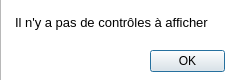
<?xml version="1.0" encoding="UTF-8"?>
<ui version="4.0">
 <class>Dialog</class>
 <widget class="QDialog" name="Dialog">
  <property name="geometry">
   <rect>
    <x>0</x>
    <y>0</y>
    <width>233</width>
    <height>80</height>
   </rect>
  </property>
  <property name="windowTitle">
   <string>Info</string>
  </property>
  <widget class="QDialogButtonBox" name="buttonBox">
   <property name="geometry">
    <rect>
     <x>150</x>
     <y>50</y>
     <width>75</width>
     <height>23</height>
    </rect>
   </property>
   <property name="orientation">
    <enum>Qt::Horizontal</enum>
   </property>
   <property name="standardButtons">
    <set>QDialogButtonBox::Ok</set>
   </property>
  </widget>
  <widget class="QTextBrowser" name="textBrowser">
   <property name="geometry">
    <rect>
     <x>11</x>
     <y>11</y>
     <width>211</width>
     <height>31</height>
    </rect>
   </property>
   <property name="frameShape">
    <enum>QFrame::NoFrame</enum>
   </property>
   <property name="frameShadow">
    <enum>QFrame::Raised</enum>
   </property>
   <property name="html">
    <string>&lt;!DOCTYPE HTML PUBLIC &quot;-//W3C//DTD HTML 4.0//EN&quot; &quot;http://www.w3.org/TR/REC-html40/strict.dtd&quot;&gt;
&lt;html&gt;&lt;head&gt;&lt;meta name=&quot;qrichtext&quot; content=&quot;1&quot; /&gt;&lt;style type=&quot;text/css&quot;&gt;
p, li { white-space: pre-wrap; }
&lt;/style&gt;&lt;/head&gt;&lt;body style=&quot; font-family:'MS Shell Dlg 2'; font-size:7.8pt; font-weight:400; font-style:normal;&quot;&gt;
&lt;p style=&quot; margin-top:0px; margin-bottom:0px; margin-left:0px; margin-right:0px; -qt-block-indent:0; text-indent:0px;&quot;&gt;&lt;span style=&quot; font-size:10pt;&quot;&gt;Il n'y a pas de contrôles à afficher&lt;/span&gt;&lt;/p&gt;&lt;/body&gt;&lt;/html&gt;</string>
   </property>
  </widget>
  <widget class="QTextBrowser" name="textBrowser_2">
   <property name="geometry">
    <rect>
     <x>0</x>
     <y>-10</y>
     <width>256</width>
     <height>251</height>
    </rect>
   </property>
  </widget>
  <zorder>textBrowser_2</zorder>
  <zorder>buttonBox</zorder>
  <zorder>textBrowser</zorder>
 </widget>
 <resources/>
 <connections>
  <connection>
   <sender>buttonBox</sender>
   <signal>accepted()</signal>
   <receiver>Dialog</receiver>
   <slot>accept()</slot>
   <hints>
    <hint type="sourcelabel">
     <x>248</x>
     <y>254</y>
    </hint>
    <hint type="destinationlabel">
     <x>157</x>
     <y>274</y>
    </hint>
   </hints>
  </connection>
  <connection>
   <sender>buttonBox</sender>
   <signal>rejected()</signal>
   <receiver>Dialog</receiver>
   <slot>reject()</slot>
   <hints>
    <hint type="sourcelabel">
     <x>316</x>
     <y>260</y>
    </hint>
    <hint type="destinationlabel">
     <x>286</x>
     <y>274</y>
    </hint>
   </hints>
  </connection>
 </connections>
</ui>
